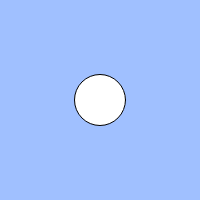
Frame 1 (no input)
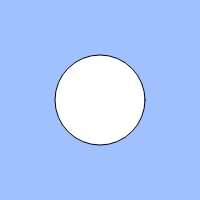
Frame 60 (no input)
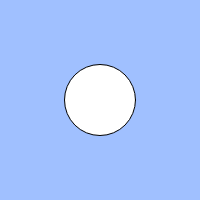
Frame 120 (the mouse pressed at the canvas centre since frame 60)

The p5.js sketch that drew these frames (run headless with seeded random() and noise() and a simulated clock; from frame 60 on, the mouse is pressed at the canvas centre):

// p5.js sketch
// ── sketch.js
// 練習問題「心臓の鼓動のように大きくなったり小さくなったりする円」
let size = 50;
  let count = 0;
let cycle = 100;
let increment = 1;
function setup(){
  createCanvas(200, 200);
}
function draw(){
  background(160, 192, 255);
 count = (count + increment) % cycle;
  if (mouseIsPressed) {
  increment = 2;
} else {
 increment = 1;
  }
  if (count < cycle/2) {
 size = count + 50;
 } else {
 size = (cycle - count) + 50;
 }
 ellipse(width/2, height/2, size);
}
